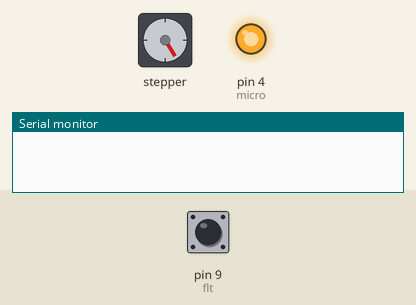
A sketch run on a simulated Arduino Uno, built with avr-gcc and run on an emulated ATmega328P. Shown: stepper motor, output pins drawn as LEDs (lit = HIGH), the last lines printed to the serial monitor. Wiring (inferred from the names in the program): stepper motor driver (200 steps per turn assumed): step pin 10; direction pin 11. The test bench sets the inputs (shaded band); at power-on: pin 9 (flt) HIGH. Pins used as bus, display or sensor lines are not drawn.

Above: at 1.2 s.
1.3 s: pin 9 (flt) driven LOW
At 1.66 s:
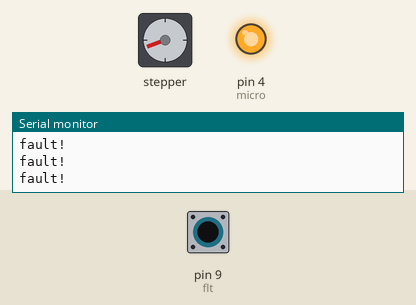
4.3 s: pin 9 (flt) driven HIGH
At 4.72 s:
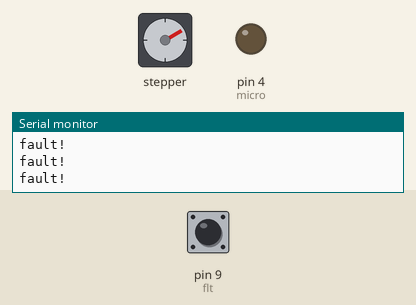
7.3 s: pin 9 (flt) driven LOW
At 7.73 s:
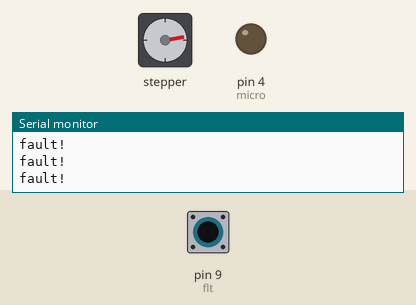
10.3 s: pin 9 (flt) driven HIGH
At 10.48 s:
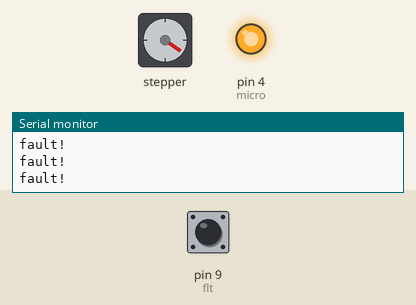
13.3 s: pin 9 (flt) driven LOW
16.3 s: pin 9 (flt) pulsed HIGH 5 times (0.12 s each, 0.3 s apart)
Timing chart, 0 to 25.8 s (numbered marks = the images above; inputs shaded):
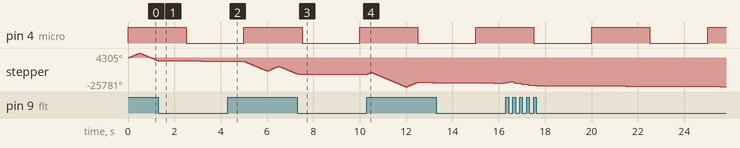

The sketch:

drv8825_test.ino
```cpp
#include <util/delay_basic.h>

const unsigned int dir = 11;
const unsigned int stp = 10;
const unsigned int flt = 9;
const unsigned int micro = 4;

void setup() {
  Serial.begin (9600);
  pinMode(dir, OUTPUT);
  digitalWrite(dir, LOW);
  pinMode(stp, OUTPUT);
  digitalWrite(stp, LOW);
  pinMode(flt, INPUT);
  pinMode(micro, OUTPUT);
  digitalWrite(micro, LOW);
}

void loop() {
  digitalWrite(stp, HIGH);
  delayMicroseconds(2);

//  delay(10);
  digitalWrite(stp, LOW);
  delayMicroseconds(2);

  if(digitalRead(flt) == LOW)
    Serial.println("fault!");
  // TODO
//  delay(10);

  static unsigned long mm = millis();

  const boolean is_micro = ((millis() - mm)%5000) < 2500;

  digitalWrite(dir, ((millis() - mm)%2000) < 500 ? HIGH : LOW);
  digitalWrite(micro, is_micro ? HIGH : LOW);
  delayMicroseconds(is_micro ? 100 : 3200);
}
```

Measured:
- by itself, pin 4 (micro): alternates HIGH for 2.5 s and LOW for 2.5 s
